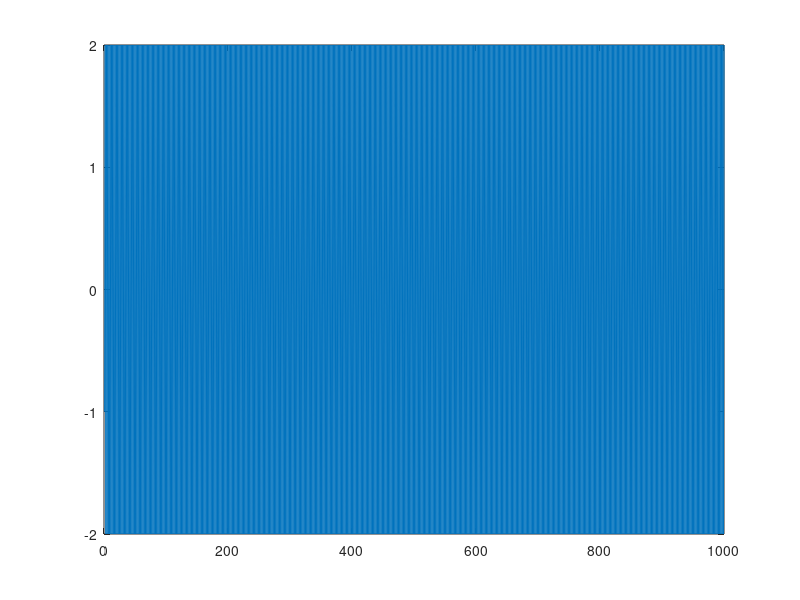

MATLAB code to generate this figure:
% S5 Exercises
% 20 March 2014

% Example 7.1

% IIR filter with feedforward coefficients {4,5,6} and feedback
% coefficients {2,3}


B = [4, 5, 6];      % feedforward coefficients

% find zeros using quadratic formula
zero1 = (-B(2) + sqrt(B(2)^2 - 4*B(1)*B(3)))/(2*B(1));
zero2 = (-B(2) - sqrt(B(2)^2 - 4*B(1)*B(3)))/(2*B(1));

% find poles
A = [1,-2,-3];      % feedback coefficients
pole1 = (-A(2) + sqrt(A(2)^2 - 4*A(1)*A(3)))/(2*A(1));
pole2 = (-A(2) - sqrt(A(2)^2 - 4*A(1)*A(3)))/(2*A(1));

% visualize
zplane(A,B)


%% Exercises

% 7.1
% 	What is the z-transform of x = {3, 2, 4}?
% X(Z) = 3z^0 + 2z^-1 + 4z^-4

% 7.3 An FIR filter has the following filter coefficients: {1, ?1}.
% What is the frequency response? Where are the zeros located?
% Use MATLAB to calculate the output with an input of cos(2?100t),
% sampled at fs = 200 samples/second.


h = [1, -1];        % filter coefficients

% build impulse function
imp = zeros(1,1000);
imp(10) = 1;
% get frequency response
H = fft(conv(h, imp));
half = 1:ceil(length(H)/2);
plot(abs(H(half)))


% find zeros
% H(Z) = 1z^0 -1z^-1;
% Zero at z = 1;


% Calculate output with an input of cos(2pi100t) with fs = 200
n = 1:1000;
fs = 200;
x = cos(2*pi*100*n/200);
% Now put through filter
y = conv(x, h);
plot(n,y(1:1000))
